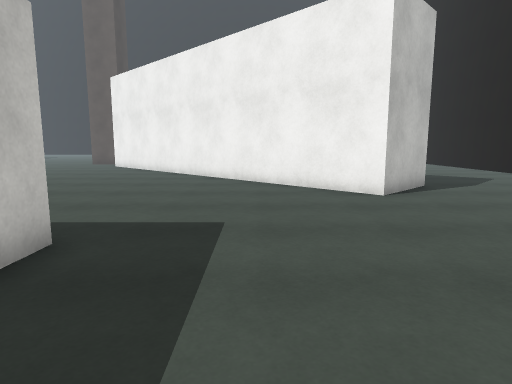
View 1 (above)

24 first-person views from a walk through a scene from a Unity 3-D project. The camera is 1.3 m above the floor, tilts 8° down and sees 75° across. The floor is counted in squares, 1 m on a side. Each view is taken from the middle of a square. On the plan, view 1 faces up. The plan holds only what a view shows up to about 14 squares ahead; the rest is blank. The place goes on beyond the plan. The player is left out. Surface patterns are stand-ins for the level's own textures.

View 2
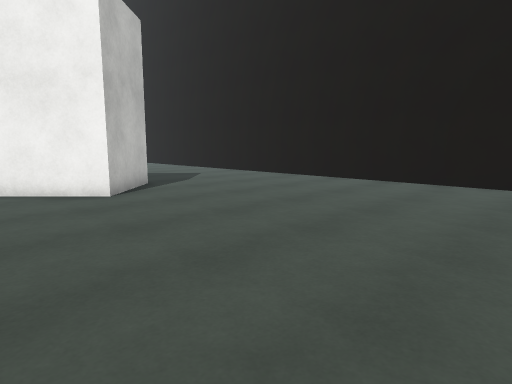

View 3
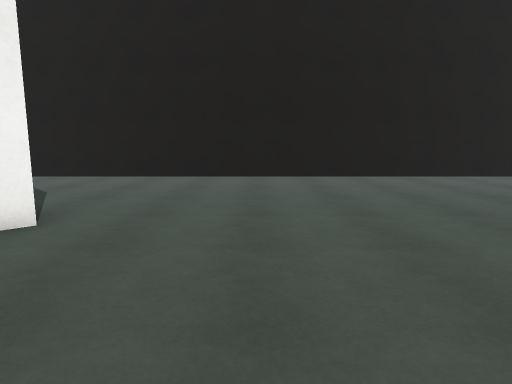

View 4
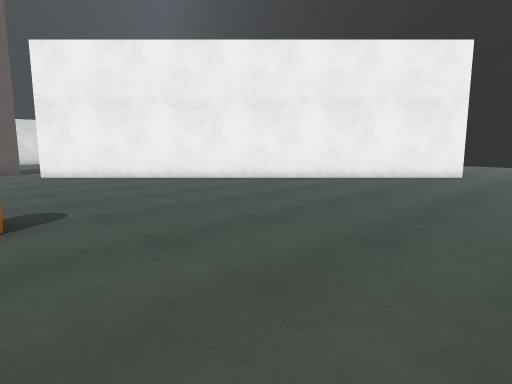

View 5
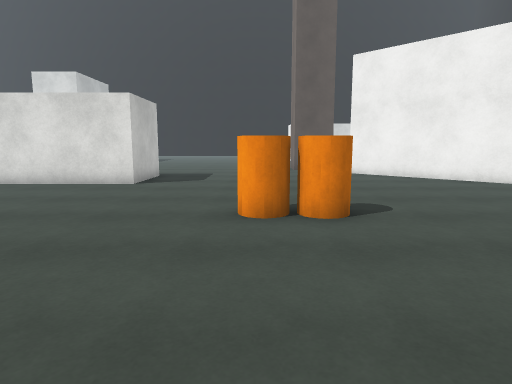

View 6
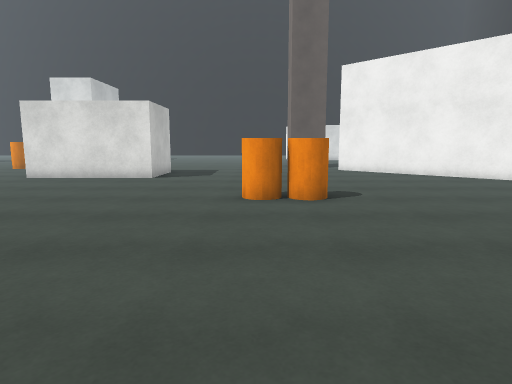

View 7
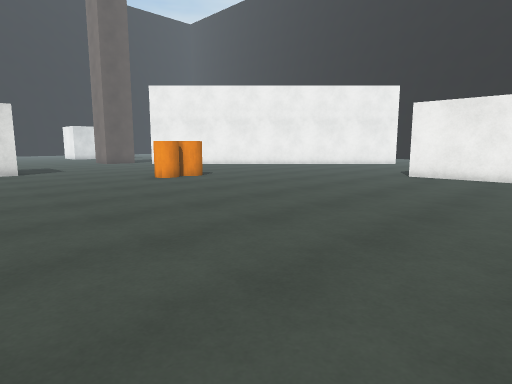

View 8
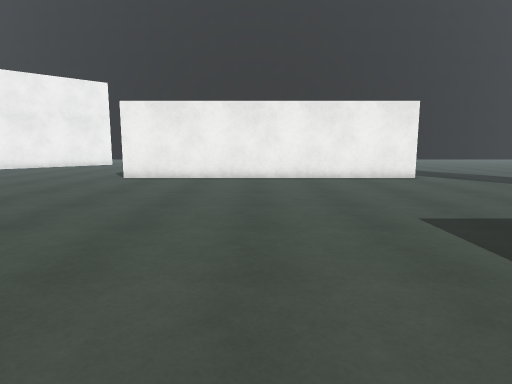

View 9
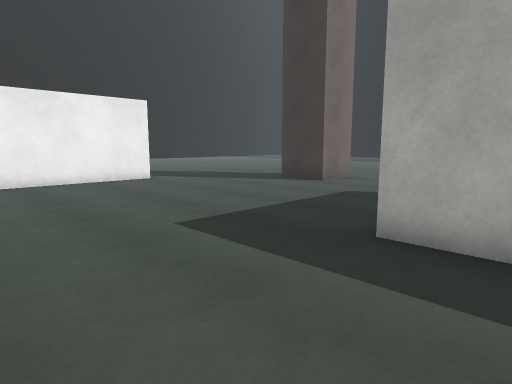

View 10
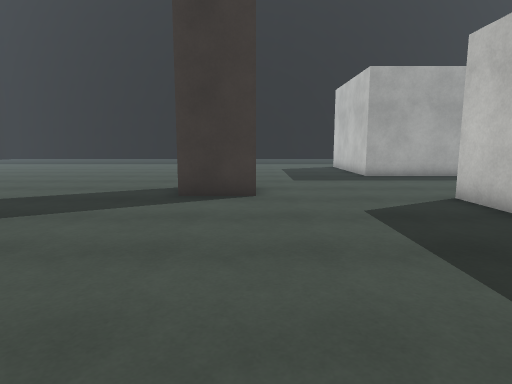

View 11
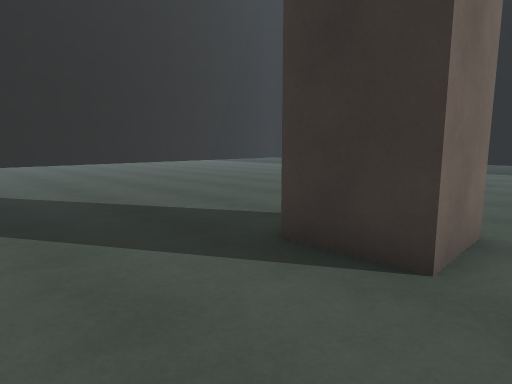

View 12
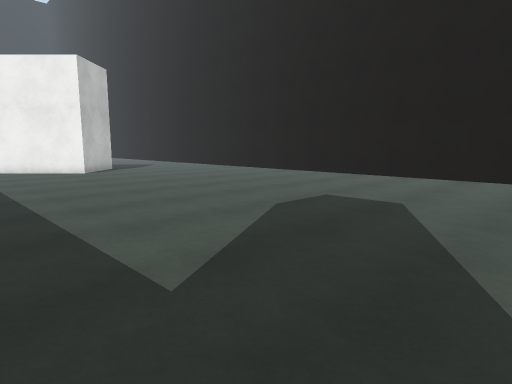

View 13
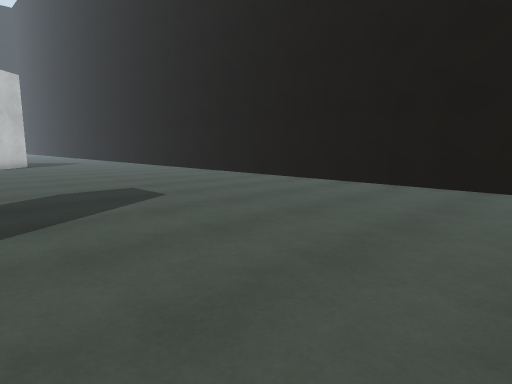

View 14
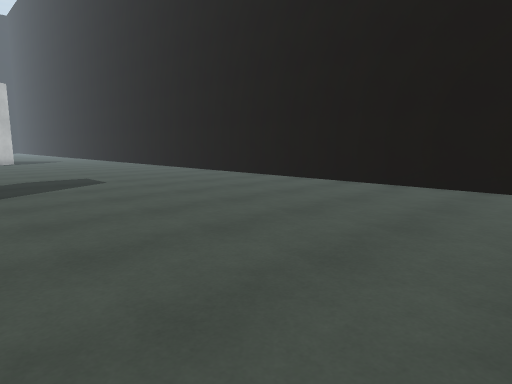

View 15
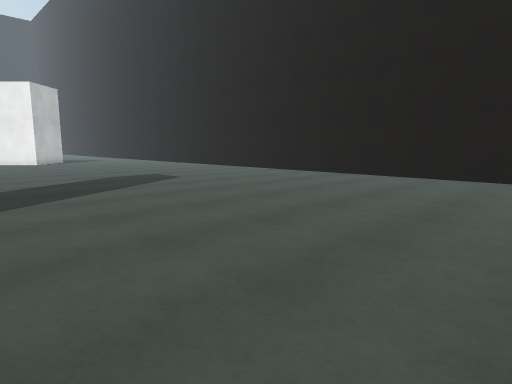

View 16
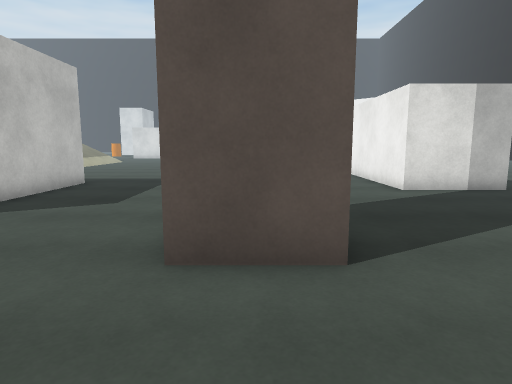

View 17
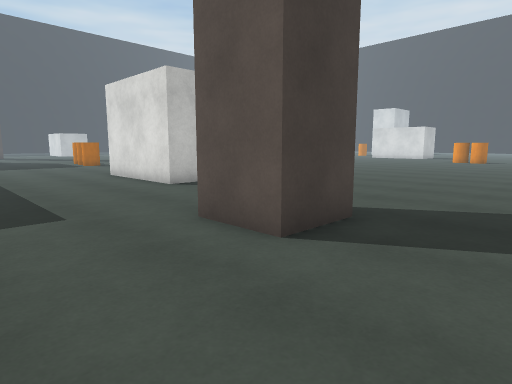

View 18
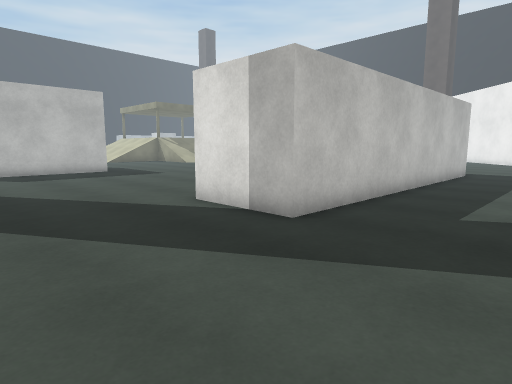

View 19
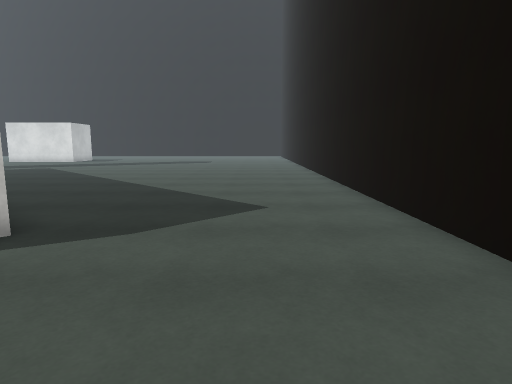

View 20
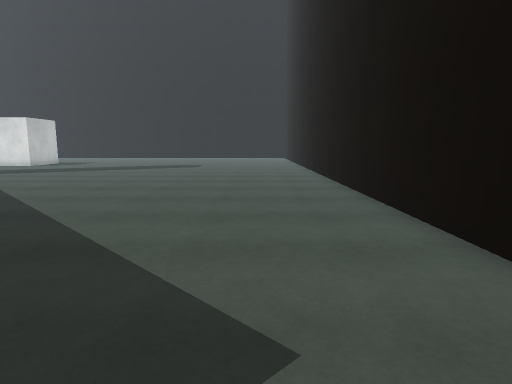

View 21
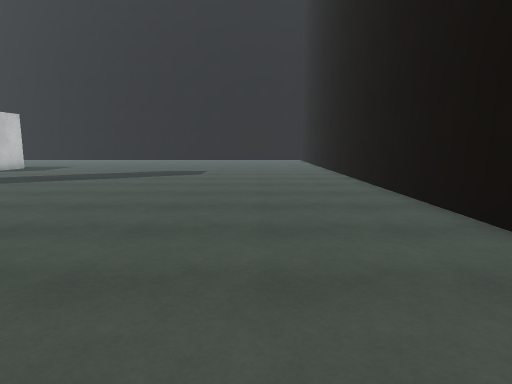

View 22
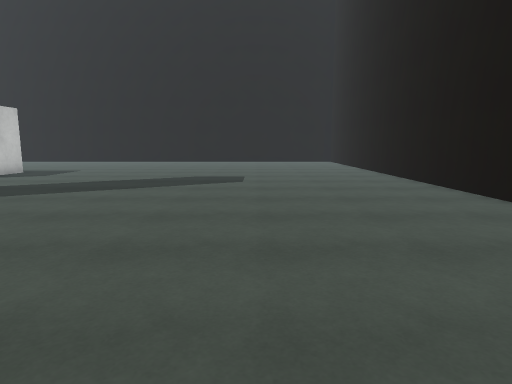

View 23
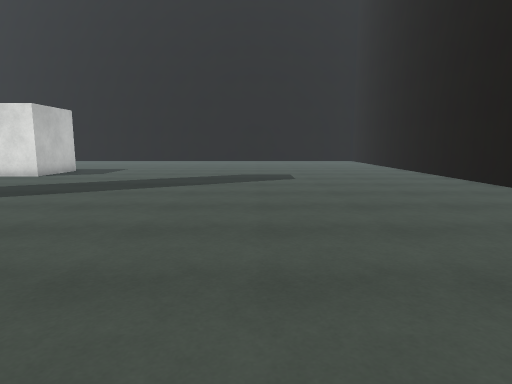

View 24
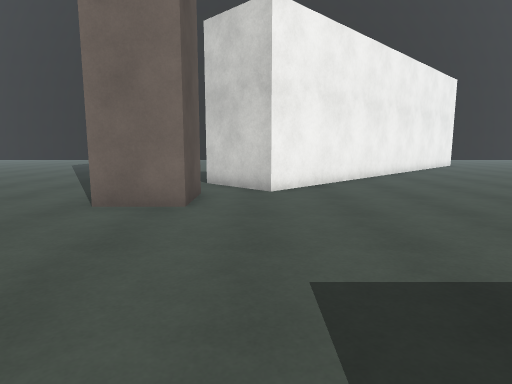

### Floor plan
Points are (right, up) in squares from view 1. A wall is a line through its corners. A room is listed if a view was taken in it or the views show most of it. See-through windows are left out.
Room 1 (views 1, 2, 3, 4, 5, 6, 7, 8, 9, 10, 11, 12, 13, 14, 15, 16, 17, 18, 19, 20, 21, 22, 23, 24)
walls: (-2.7, 4.4) (-2.7, -7.4) (-5.7, -7.4) (-5.7, 4.4); (5.5, 10.8) (3.3, 8.6) (-8.7, 20.6) (-6.5, 22.8); (-9, 22.5) (-11, 22.5) (-11, 24.5); (-17.1, 19.2) (-17.1, 16.2) (-21.5, 16.2); (-17.5, -5.5) (-15.9, -5.5) (-15.9, -11.1) (-20.2, -11.1); (-9, -11.5) (-9, -13.5) (-11, -13.5) (-11, -11.5) (-9, -11.5); (-5.1, 32) (-6.8, 32); (11.9, -15.6) (11.9, 33.2); (-19.6, -17.2) (-15.6, -17.2)
objects: orange barrel (-13, 11) to (-12, 12); orange barrel (-12, 11) to (-11, 12)

Where each view was taken, in squares from view 1:
view 1: 0 up, 0 right, facing up
view 2: 0 up, 0 right, facing up-right
view 3: 5 up, 2 left, facing right
view 4: 5 up, 12 left, facing up-right
view 5: 5 up, 13 left, facing up
view 6: 3 up, 13 left, facing up
view 7: 1 down, 20 left, facing up-right
view 8: 1 down, 19 left, facing right
view 9: 1 down, 18 left, facing down-right
view 10: 3 down, 11 left, facing down
view 11: 8 down, 12 left, facing down-right
view 12: 8 down, 2 left, facing up-right
view 13: 13 down, 1 right, facing up-right
view 14: 17 down, 1 right, facing up-right
view 15: 17 down, 2 left, facing up-right
view 16: 17 down, 10 left, facing up
view 17: 17 down, 6 left, facing up-left
view 18: 12 down, 1 right, facing up-left
view 19: 6 up, 9 right, facing up
view 20: 11 up, 9 right, facing up
view 21: 16 up, 8 right, facing up
view 22: 19 up, 6 right, facing up
view 23: 18 up, 4 right, facing up
view 24: 21 up, 18 left, facing right
